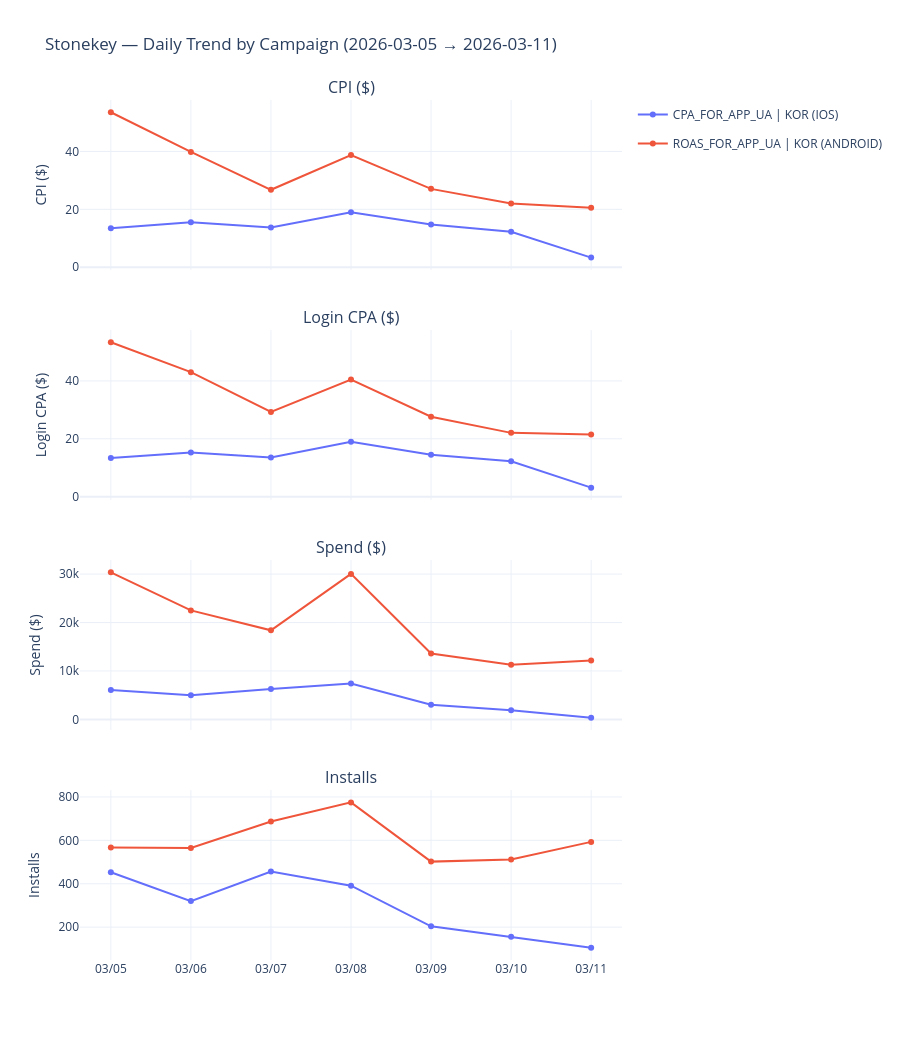

Source (notebook cell):
### Code cell
#@title 1f. Chart — Daily timeline by campaign (CPI, Login CPA, Spend, Installs)

if 'df_timeline' not in dir() or df_timeline.empty:
    print('⚠️ Run 1e first')
else:
    # Build one stable label per campaign from df_campaigns (not df_timeline)
    df_cam_meta = df_campaigns[df_campaigns['status'] == 'Active'].copy()
    df_cam_meta['geo'] = df_cam_meta['target_countries'].apply(
        lambda x: 'WW' if pd.isna(x) or ',' in str(x) else str(x)
    )
    df_cam_meta['base_label'] = (df_cam_meta['goal'].str.replace('OPTIMIZE_', '', regex=False)
                                 + ' | ' + df_cam_meta['geo']
                                 + ' (' + df_cam_meta['os'] + ')')
    base_dup = df_cam_meta['base_label'].duplicated(keep=False)
    df_cam_meta['cam_label'] = df_cam_meta.apply(
        lambda r: f"{r['base_label']} [{r['campaign_id']}]" if base_dup[r.name] else r['base_label'],
        axis=1
    )
    label_map = df_cam_meta.set_index('campaign_id')['cam_label'].to_dict()
    df_timeline['cam_label'] = df_timeline['campaign_id'].map(label_map).fillna(df_timeline['campaign_id'])

    metrics = [
        ('cpi',       'CPI ($)'),
        ('login_cpa', 'Login CPA ($)'),
        ('spend',     'Spend ($)'),
        ('installs',  'Installs'),
    ]

    campaigns = df_cam_meta[['campaign_id', 'cam_label']].drop_duplicates().sort_values('cam_label')

    fig_tl = make_subplots(
        rows=len(metrics), cols=1,
        subplot_titles=[m[1] for m in metrics],
        shared_xaxes=True,
        vertical_spacing=0.07
    )

    colors = px.colors.qualitative.Plotly
    for c_i, (_, row) in enumerate(campaigns.iterrows()):
        cid, clabel = row['campaign_id'], row['cam_label']
        sub = df_timeline[df_timeline['campaign_id'] == cid].sort_values('date_utc')
        color = colors[c_i % len(colors)]

        for r_i, (col, label) in enumerate(metrics, start=1):
            fig_tl.add_trace(go.Scatter(
                x=sub['date_utc'], y=sub[col],
                name=clabel, mode='lines+markers',
                line=dict(color=color),
                showlegend=(r_i == 1),
                legendgroup=cid,
                hovertemplate=f'<b>{clabel}</b><br>%{{x}}<br>{label}: %{{y:,.2f}}<extra></extra>'
            ), row=r_i, col=1)

    for r_i, (_, label) in enumerate(metrics, start=1):
        fig_tl.update_yaxes(title_text=label, row=r_i, col=1)

    fig_tl.update_layout(
        title=f'Stonekey — Daily Trend by Campaign ({TIMELINE_START} → {TIMELINE_END})',
        height=260 * len(metrics),
        template='plotly_white',
        hovermode='closest',
        legend=dict(orientation='v', x=1.02, y=1)
    )
    fig_tl.update_xaxes(dtick='D1', tickformat='%m/%d', row=len(metrics), col=1)
    fig_tl.show()

### Figure 1 — Plotly figure (JSON) as saved in the notebook; plotly's stock layout.template omitted (floating-point values rounded to 4 significant figures)
{"data": [{"hovertemplate": "<b>CPA_FOR_APP_UA | KOR (IOS)</b><br>%{x}<br>CPI ($): %{y:,.2f}<extra></extra>", "legendgroup": "GdPe1hm9tPMaUhbt", "line": {"color": "#636EFA"}, "mode": "lines+markers", "name": "CPA_FOR_APP_UA | KOR (IOS)", "showlegend": true, "type": "scatter", "x": ["2026-03-05", "2026-03-06", "2026-03-07", "2026-03-08", "2026-03-09", "2026-03-10", "2026-03-11"], "xaxis": "x", "y": [13.44, 15.52, 13.77, 19.0, 14.77, 12.26, 3.341], "yaxis": "y"}, {"hovertemplate": "<b>CPA_FOR_APP_UA | KOR (IOS)</b><br>%{x}<br>Login CPA ($): %{y:,.2f}<extra></extra>", "legendgroup": "GdPe1hm9tPMaUhbt", "line": {"color": "#636EFA"}, "mode": "lines+markers", "name": "CPA_FOR_APP_UA | KOR (IOS)", "showlegend": false, "type": "scatter", "x": ["2026-03-05", "2026-03-06", "2026-03-07", "2026-03-08", "2026-03-09", "2026-03-10", "2026-03-11"], "xaxis": "x2", "y": [13.35, 15.28, 13.53, 18.96, 14.48, 12.26, 3.104], "yaxis": "y2"}, {"hovertemplate": "<b>CPA_FOR_APP_UA | KOR (IOS)</b><br>%{x}<br>Spend ($): %{y:,.2f}<extra></extra>", "legendgroup": "GdPe1hm9tPMaUhbt", "line": {"color": "#636EFA"}, "mode": "lines+markers", "name": "CPA_FOR_APP_UA | KOR (IOS)", "showlegend": false, "type": "scatter", "x": ["2026-03-05", "2026-03-06", "2026-03-07", "2026-03-08", "2026-03-09", "2026-03-10", "2026-03-11"], "xaxis": "x3", "y": [6089.0, 4966.0, 6277.0, 7431.0, 3012.0, 1912.0, 350.8], "yaxis": "y3"}, {"hovertemplate": "<b>CPA_FOR_APP_UA | KOR (IOS)</b><br>%{x}<br>Installs: %{y:,.2f}<extra></extra>", "legendgroup": "GdPe1hm9tPMaUhbt", "line": {"color": "#636EFA"}, "mode": "lines+markers", "name": "CPA_FOR_APP_UA | KOR (IOS)", "showlegend": false, "type": "scatter", "x": ["2026-03-05", "2026-03-06", "2026-03-07", "2026-03-08", "2026-03-09", "2026-03-10", "2026-03-11"], "xaxis": "x4", "y": [453, 320, 456, 391, 204, 156, 105], "yaxis": "y4"}, {"hovertemplate": "<b>ROAS_FOR_APP_UA | KOR (ANDROID)</b><br>%{x}<br>CPI ($): %{y:,.2f}<extra></extra>", "legendgroup": "nazpxG3J5MareHRz", "line": {"color": "#EF553B"}, "mode": "lines+markers", "name": "ROAS_FOR_APP_UA | KOR (ANDROID)", "showlegend": true, "type": "scatter", "x": ["2026-03-05", "2026-03-06", "2026-03-07", "2026-03-08", "2026-03-09", "2026-03-10", "2026-03-11"], "xaxis": "x", "y": [53.55, 39.84, 26.77, 38.76, 27.08, 22.01, 20.54], "yaxis": "y"}, {"hovertemplate": "<b>ROAS_FOR_APP_UA | KOR (ANDROID)</b><br>%{x}<br>Login CPA ($): %{y:,.2f}<extra></extra>", "legendgroup": "nazpxG3J5MareHRz", "line": {"color": "#EF553B"}, "mode": "lines+markers", "name": "ROAS_FOR_APP_UA | KOR (ANDROID)", "showlegend": false, "type": "scatter", "x": ["2026-03-05", "2026-03-06", "2026-03-07", "2026-03-08", "2026-03-09", "2026-03-10", "2026-03-11"], "xaxis": "x2", "y": [53.36, 43.04, 29.28, 40.49, 27.63, 22.05, 21.52], "yaxis": "y2"}, {"hovertemplate": "<b>ROAS_FOR_APP_UA | KOR (ANDROID)</b><br>%{x}<br>Spend ($): %{y:,.2f}<extra></extra>", "legendgroup": "nazpxG3J5MareHRz", "line": {"color": "#EF553B"}, "mode": "lines+markers", "name": "ROAS_FOR_APP_UA | KOR (ANDROID)", "showlegend": false, "type": "scatter", "x": ["2026-03-05", "2026-03-06", "2026-03-07", "2026-03-08", "2026-03-09", "2026-03-10", "2026-03-11"], "xaxis": "x3", "y": [30360.0, 22510.0, 18390.0, 30040.0, 13590.0, 11270.0, 12180.0], "yaxis": "y3"}, {"hovertemplate": "<b>ROAS_FOR_APP_UA | KOR (ANDROID)</b><br>%{x}<br>Installs: %{y:,.2f}<extra></extra>", "legendgroup": "nazpxG3J5MareHRz", "line": {"color": "#EF553B"}, "mode": "lines+markers", "name": "ROAS_FOR_APP_UA | KOR (ANDROID)", "showlegend": false, "type": "scatter", "x": ["2026-03-05", "2026-03-06", "2026-03-07", "2026-03-08", "2026-03-09", "2026-03-10", "2026-03-11"], "xaxis": "x4", "y": [567, 565, 687, 775, 502, 512, 593], "yaxis": "y4"}], "layout": {"annotations": [{"font": {"size": 16}, "showarrow": false, "text": "CPI ($)", "x": 0.5, "xanchor": "center", "xref": "paper", "y": 1, "yanchor": "bottom", "yref": "paper"}, {"font": {"size": 16}, "showarrow": false, "text": "Login CPA ($)", "x": 0.5, "xanchor": "center", "xref": "paper", "y": 0.7325, "yanchor": "bottom", "yref": "paper"}, {"font": {"size": 16}, "showarrow": false, "text": "Spend ($)", "x": 0.5, "xanchor": "center", "xref": "paper", "y": 0.465, "yanchor": "bottom", "yref": "paper"}, {"font": {"size": 16}, "showarrow": false, "text": "Installs", "x": 0.5, "xanchor": "center", "xref": "paper", "y": 0.1975, "yanchor": "bottom", "yref": "paper"}], "height": 1040, "hovermode": "closest", "legend": {"orientation": "v", "x": 1.02, "y": 1}, "title": {"text": "Stonekey — Daily Trend by Campaign (2026-03-05 → 2026-03-11)"}, "xaxis": {"anchor": "y", "domain": [0, 1], "matches": "x4", "showticklabels": false}, "xaxis2": {"anchor": "y2", "domain": [0, 1], "matches": "x4", "showticklabels": false}, "xaxis3": {"anchor": "y3", "domain": [0, 1], "matches": "x4", "showticklabels": false}, "xaxis4": {"anchor": "y4", "domain": [0, 1], "dtick": "D1", "tickformat": "%m/%d"}, "yaxis": {"anchor": "x", "domain": [0.8025, 1], "title": {"text": "CPI ($)"}}, "yaxis2": {"anchor": "x2", "domain": [0.535, 0.7325], "title": {"text": "Login CPA ($)"}}, "yaxis3": {"anchor": "x3", "domain": [0.2675, 0.465], "title": {"text": "Spend ($)"}}, "yaxis4": {"anchor": "x4", "domain": [0, 0.1975], "title": {"text": "Installs"}}}}
